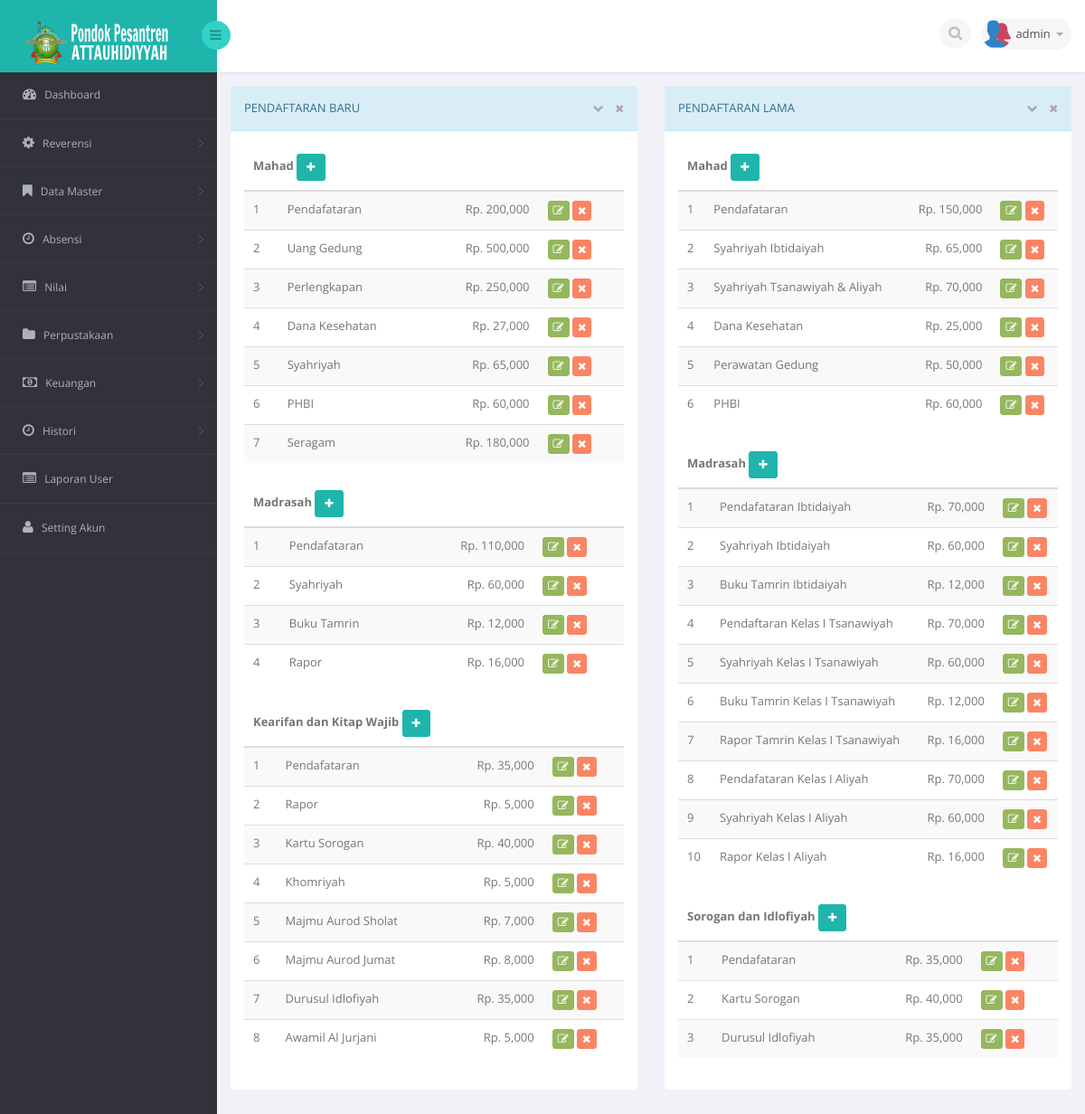
Screenshot of /med.php?mod=pembayaran (signed in) with the database file from the repository.
### tables this page shows
CREATE TABLE IF NOT EXISTS `user` (
`id` int(11) NOT NULL,
  `id_user` varchar(50) NOT NULL,
  `id_sekolah` int(11) NOT NULL,
  `nama` varchar(45) NOT NULL,
  `username` varchar(20) NOT NULL,
  `password` varchar(50) NOT NULL,
  `level` varchar(20) NOT NULL,
  `last_login` datetime NOT NULL,
  `akses_master` text NOT NULL
);

CREATE TABLE IF NOT EXISTS `jenispembayaran` (
`id` int(11) NOT NULL,
  `pembayaran` varchar(100) NOT NULL,
  `jenis` varchar(100) NOT NULL,
  `urutan` tinytext NOT NULL
);

CREATE TABLE IF NOT EXISTS `pembayaran` (
`id` int(11) NOT NULL,
  `idjenispembayaran` int(11) NOT NULL,
  `nama` varchar(100) NOT NULL,
  `harga` varchar(100) NOT NULL
);

### session.php (called while the page is built, shortened)
<?php
	include"lib/conn.php";
	$level_check = $_SESSION['level'];
	$user_check = $_SESSION['login_user'];
	if ($level_check=='siswa') {
			$ses_sql=mysqli_query($conn,"select panggilan from siswa where nis = '$user_check'");
		$row = mysqli_fetch_assoc($ses_sql);
		$login_session = $row['panggilan'];
		if(!isset($login_session)){
			mysqli_close($conn);
			header('location: login.php');
		}
	}else{
		$ses_sql=mysqli_query($conn,"select *from user where username = '$user_check'");
		$row = mysqli_fetch_assoc($ses_sql);
		$login_session = $row['username'];
	}
?>

### mod/keuangan/pembayaran.php (the view, shortened to what this page needs)
<?php
	if(isset($_SESSION['pembayaran']) AND $_SESSION['pembayaran'] <> 'TRUE')
	{
		?>
		  <div class="alert alert-danger alert-dismissible" id="succsess-alert">
	        <button type="button" class="close" data-dismiss="alert" aria-hidden="true">&times;</button>
	        <h4><i class="icon fa fa-ban"></i> Alert!</h4>
	        Dilarang mengakses file ini.
	      </div>
		<?php
	}
	else{
	if($_SESSION['level']=='keuangan'){
		$linkaksi = 'med2.php?mod=pembayaran';
	}elseif ($_SESSION['level']=='admin') {
		$linkaksi = 'med.php?mod=pembayaran';
	}
	if(isset($_GET['act']))
	{
		$act = $_GET['act'];
		$linkaksi .= '&act='.$act;
	}
	else
	{
		$act = '';
	}
	$aksi = 'mod/keuangan/act_pembayaran.php';
	?>
	<?php
	switch ($act) {
			?>
			<?php
		default :
			?>
		        <div class="row">
                <div class="col-xs-12 col-lg-6">
                    <section class="panel panel-info">
                        <header class="panel-heading">
                            Pendaftaran Baru
                            <span class="tools pull-right">
                                <a href="javascript:;" class="fa fa-chevron-down"></a>
                                <a href="javascript:;" class="fa fa-times"></a>
                             </span>
                        </header>
                        <div class="panel-body">
                        	<?php
								$qjp = "SELECT * FROM jenispembayaran WHERE `jenis` = 'Baru' order by urutan asc";
								$sqljp = mysqli_query($conn,$qjp);
								while ($jp = mysqli_fetch_assoc($sqljp)) {
							?>
                            <table class="table table-striped">
                                <thead>
                                <tr>
                                    <th colspan="4"><?php echo $jp['pembayaran'] ?>
                                    	<a href="#" data-toggle="modal" class="btn btn-primary btn-sm" data-target="#mdlbaru<?php echo $jp['id']; ?>">
		                                    <i class="fa fa-plus"></i>
		                                </a>
                                    </th>
                                </tr>
                                </thead>
                                <tbody>
                            	<?php
									$query = "SELECT * FROM pembayaran WHERE `idjenispembayaran` = '$jp[id]'";
									$sql_kul = mysqli_query($conn,$query);
									$x=1;
									while ($m = mysqli_fetch_assoc($sql_kul)) {
								?>
                                <tr>
                                    <td><?php echo $x ?></td>
                                    <td><?php echo $m['nama'] ?></td>
                                    <td align="right">Rp. <?php echo number_format($m['harga']) ?></td>
                                    <td>
                                    	<a href="#" data-toggle="modal" class="btn btn-success btn-xs" data-target="#mdlbaruedit<?php echo $m['id']; ?>">
		                                    <i class="fa fa-edit"></i>
		                                </a>
										<a href="<?php echo $aksi ?>?mod=pembayaran&act=hapus&id=<?php echo $m['id'] ?>" onclick="return myFunction();"><button class="btn btn-danger btn-xs"><i class="fa fa-times"></i></button> </a>
                                    </td>
                                </tr>
                                <?php
 									 $x++;
 								 }
 								?>
                                </tbody>
                            </table>
                            <?php
							 }
							?>
                        </div>
                    </section>
                </div>
                <div class="col-xs-12 col-lg-6">
                    <section class="panel panel-info">
                        <header class="panel-heading">
                            Pendaftaran Lama
                            <span class="tools pull-right">
                                <a href="javascript:;" class="fa fa-chevron-down"></a>
                                <a href="javascript:;" class="fa fa-times"></a>
                             </span>
                        </header><div class="panel-body">
                        	<?php
								$qjp = "SELECT * FROM jenispembayaran WHERE `jenis` = 'Lama' order by urutan asc";
								$sqljp = mysqli_query($conn,$qjp);
								while ($jp = mysqli_fetch_assoc($sqljp)) {
							?>
                            <table class="table table-striped">
                                <thead>
                                <tr>
                                    <th colspan="4"><?php echo $jp['pembayaran'] ?>
                                    	<a href="#" data-toggle="modal" class="btn btn-primary btn-sm" data-target="#mdllama<?php echo $jp['id']; ?>">
		                                    <i class="fa fa-plus"></i>
		                                </a>
                                    </th>
                                </tr>
                                </thead>
                                <tbody>
                            	<?php
									$query = "SELECT * FROM pembayaran WHERE `idjenispembayaran` = '$jp[id]'";
									$sql_kul = mysqli_query($conn,$query);
									$x=1;
									while ($m = mysqli_fetch_assoc($sql_kul)) {
								?>
                                <tr>
                                    <td><?php echo $x ?></td>
                                    <td><?php echo $m['nama'] ?></td>
                                    <td align="right">Rp. <?php echo number_format($m['harga']) ?></td>
                                    <td>
                                    	<a href="#" data-toggle="modal" class="btn btn-success btn-xs" data-target="#mdllamaedit<?php echo $m['id']; ?>">
		                                    <i class="fa fa-edit"></i>
		                                </a>
										<a href="<?php echo $aksi ?>?mod=pembayaran&act=hapus&id=<?php echo $m['id'] ?>" onclick="return myFunction();"><button class="btn btn-danger btn-xs"><i class="fa fa-times"></i></button> </a>
                                    </td>
                                </tr>
                                <?php
 									 $x++;
 								 }
 								?>
                                </tbody>
                            </table>
                            <?php
							 }
							?>
                        </div>
                    </section>
                </div>
            </div>
			<?php
		break;
	}
	}
?>

### med.php (shortened to what this page needs)
<?php
    include"session.php";
?>
<!DOCTYPE html>
<html lang="en">
<head>
    <link href="bs3/css/bootstrap.min.css" rel="stylesheet">
    <link href="css/bootstrap-reset.css" rel="stylesheet">
    <link href="font-awesome/css/font-awesome.css" rel="stylesheet" />
    <link rel="stylesheet" href="css/bootstrap-switch.css" />
    <link rel="stylesheet" type="text/css" href="js/bootstrap-fileupload/bootstrap-fileupload.css" />
    <link rel="stylesheet" type="text/css" href="js/bootstrap-wysihtml5/bootstrap-wysihtml5.css" />
    <link rel="stylesheet" type="text/css" href="js/bootstrap-datepicker/css/datepicker.css" />
    <link rel="stylesheet" type="text/css" href="js/bootstrap-colorpicker/css/colorpicker.css" />
    <link rel="stylesheet" type="text/css" href="js/bootstrap-daterangepicker/daterangepicker-bs3.css" />
    <link rel="stylesheet" type="text/css" href="js/bootstrap-datetimepicker/css/datetimepicker.css" />
    <link rel="stylesheet" type="text/css" href="js/jquery-multi-select/css/multi-select.css" />
    <link rel="stylesheet" type="text/css" href="js/jquery-tags-input/jquery.tagsinput.css" />
    <link rel="stylesheet" type="text/css" href="js/select2/select2.css" />
    <link href="js/jvector-map/jquery-jvectormap-1.2.2.css" rel="stylesheet">
    <link href="css/clndr.css" rel="stylesheet">
    <link href="js/css3clock/css/style.css" rel="stylesheet">
    <link rel="stylesheet" href="js/morris-chart/morris.css">
    <link href="js/advanced-datatable/css/demo_page.css" rel="stylesheet" />
    <link href="js/advanced-datatable/css/demo_table.css" rel="stylesheet" />
    <link rel="stylesheet" href="css/datatables/fixedHeader.bootstrap.min.css">
    <link rel="stylesheet" href="css/datatables/responsive.bootstrap.min.css">
    <link rel="stylesheet" href="css/datatables/buttons.dataTables.min.css">
    <link rel="stylesheet" href="css/jquery.steps.css?1">
    <link href="css/style.css" rel="stylesheet">
    <link href="css/style-responsive.css" rel="stylesheet" />
</head>
<body>
<section id="container" >
<header class="header fixed-top clearfix">
<div class="brand">
    <a href="med.php?mod=home" class="logo">
        <img class="img-responsive" src="images/logo.png" alt="">
    </a>
    <div class="sidebar-toggle-box">
        <div class="fa fa-bars"></div>
    </div>
</div>
<div class="top-nav clearfix">
    <ul class="nav pull-right top-menu">
        <li>
            <input type="text" class="form-control search" placeholder=" Search">
        </li>
        <li class="dropdown">
            <a data-toggle="dropdown" class="dropdown-toggle" href="#">
                <img alt="" src="images/users.png">
                <span class="username"><?php echo $login_session ?></span>
                <b class="caret"></b>
            </a>
        </li>
    </ul>
</div>
</header>
<aside class="position-fixed">
    <div id="sidebar" class="nav-collapse">
                    <div class="leftside-navigation">
            <ul class="sidebar-menu" id="nav-accordion">
                <li>
                    <a href="index.php">
                        <i class="fa fa-dashboard"></i>
                        <span>Dashboard</span>
                    </a>
                </li>
                <?php
                if ($_SESSION['level']=='perpustakaan') {
                ?>
                <li class="sub-menu">
                    <a href="javascript:;">
                        <i class="fa fa-folder"></i>
                        <span>Perpustakaan</span>
                    </a>
                    <ul class="sub">
                        <li><a href="med.php?mod=kategori_buku">Kategori Buku</a></li>
                        <li><a href="med.php?mod=sumber_buku">Sumber Buku</a></li>
                        <li><a href="med.php?mod=rak_buku">Rak Buku</a></li>
                        <li><a href="med.php?mod=buku">Buku</a></li>
                        <li><a href="med.php?mod=peminjaman">Data Peminjaman</a></li>
                        <li><a href="med.php?mod=pengembalian">Data Pengembalian</a></li>
                        <li><a href="med.php?mod=kas">Kas</a></li>
                    </ul>
                </li>
                <?php
                }elseif($_SESSION['level']=='admin' OR $_SESSION['level']=='superadmin'){
                ?>
                <li class="sub-menu">
                    <a href="javascript:;">
                        <i class="fa fa-cog"></i>
                        <span>Reverensi</span>
                    </a>
                </li>
                <li class="sub-menu">
                    <a href="javascript:;">
                        <i class="fa fa-bookmark"></i>
                        <span>Data Master</span>
                    </a>
                </li>
                <li class="sub-menu">
                    <a href="javascript:;">
                        <i class="fa fa-clock-o"></i>
                        <span>Absensi</span>
                    </a>
                </li>
                <li class="sub-menu">
                    <a href="javascript:;">
                        <i class="fa fa-list-alt"></i>
                        <span>Nilai</span>
                    </a>
                </li>
                <li class="sub-menu">
                    <a href="javascript:;">
                        <i class="fa fa-folder"></i>
                        <span>Perpustakaan</span>
                    </a>
                </li>
                <li class="sub-menu">
                    <a href="javascript:;">
                        <i class="fa fa-money"></i>
                        <span>Keuangan</span>
                    </a>
                </li>
                <li class="sub-menu">
                    <a href="javascript:;">
                        <i class="fa fa-clock-o"></i>
                        <span>Histori</span>
                    </a>
                </li>
                <li>
                    <a href="med.php?mod=laporan_user">
                        <i class="fa fa-list-alt"></i>
                        <span>Laporan User</span>
                    </a>
                </li>
                <li>
                    <a href="med.php?mod=userakun&act=admin">
                    <i class="fa fa-user"></i>
                        <span>Setting Akun</span>
                    </a>
                </li>
                <?php
                }
                ?>
            </ul>
        </div>
    </div>
</aside>
<section id="main-content">
    <section class="wrapper">
         <?php include"content.php"; ?>
    </section>
</section>
</section>
</body>
</html>

### rows the page displays
user: username "admin"
jenispembayaran: pembayaran "Mahad"
pembayaran: nama "Pendafataran", harga "200,000"
pembayaran: nama "Uang Gedung", harga "500,000"
pembayaran: nama "Perlengkapan", harga "250,000"
pembayaran: nama "Dana Kesehatan", harga "27,000"
pembayaran: nama "Syahriyah", harga "65,000"
pembayaran: nama "PHBI", harga "60,000"
pembayaran: nama "Seragam", harga "180,000"
jenispembayaran: pembayaran "Madrasah"
pembayaran: nama "Pendafataran", harga "110,000"
pembayaran: nama "Syahriyah", harga "60,000"
pembayaran: nama "Buku Tamrin", harga "12,000"
pembayaran: nama "Rapor", harga "16,000"
jenispembayaran: pembayaran "Kearifan dan Kitap Wajib"
pembayaran: nama "Pendafataran", harga "35,000"
pembayaran: nama "Rapor", harga "5,000"
pembayaran: nama "Kartu Sorogan", harga "40,000"
pembayaran: nama "Khomriyah", harga "5,000"
pembayaran: nama "Majmu Aurod Sholat", harga "7,000"
pembayaran: nama "Majmu Aurod Jumat", harga "8,000"
pembayaran: nama "Durusul Idlofiyah", harga "35,000"
pembayaran: nama "Awamil Al Jurjani", harga "5,000"
jenispembayaran: pembayaran "Mahad"
pembayaran: nama "Pendafataran", harga "150,000"
pembayaran: nama "Syahriyah Ibtidaiyah", harga "65,000"
pembayaran: nama "Syahriyah Tsanawiyah & Aliyah", harga "70,000"
pembayaran: nama "Dana Kesehatan", harga "25,000"
pembayaran: nama "Perawatan Gedung", harga "50,000"
pembayaran: nama "PHBI", harga "60,000"
jenispembayaran: pembayaran "Madrasah"
pembayaran: nama "Pendafataran Ibtidaiyah", harga "70,000"
pembayaran: nama "Syahriyah Ibtidaiyah", harga "60,000"
pembayaran: nama "Buku Tamrin Ibtidaiyah", harga "12,000"
pembayaran: nama "Pendaftaran Kelas I Tsanawiyah", harga "70,000"
pembayaran: nama "Syahriyah Kelas I Tsanawiyah", harga "60,000"
pembayaran: nama "Buku Tamrin Kelas I Tsanawiyah", harga "12,000"
pembayaran: nama "Rapor Tamrin Kelas I Tsanawiyah", harga "16,000"
pembayaran: nama "Pendafataran Kelas I Aliyah", harga "70,000"
pembayaran: nama "Syahriyah Kelas I Aliyah", harga "60,000"
pembayaran: nama "Rapor Kelas I Aliyah", harga "16,000"
jenispembayaran: pembayaran "Sorogan dan Idlofiyah"
pembayaran: nama "Pendafataran", harga "35,000"
pembayaran: nama "Kartu Sorogan", harga "40,000"
pembayaran: nama "Durusul Idlofiyah", harga "35,000"
